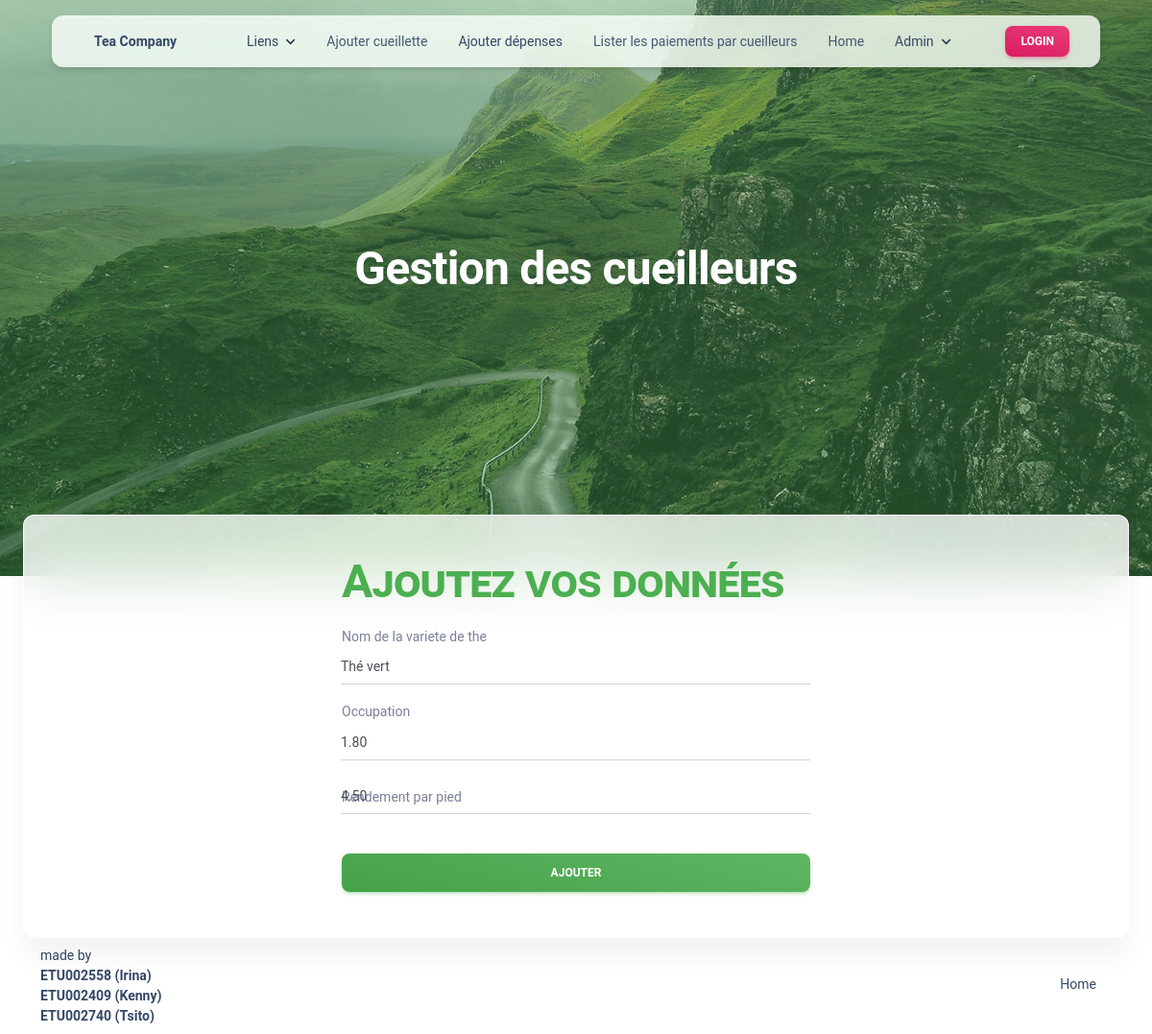
Page /pages/inserer-the.php?id=1 (signed in) on the earlier database version.
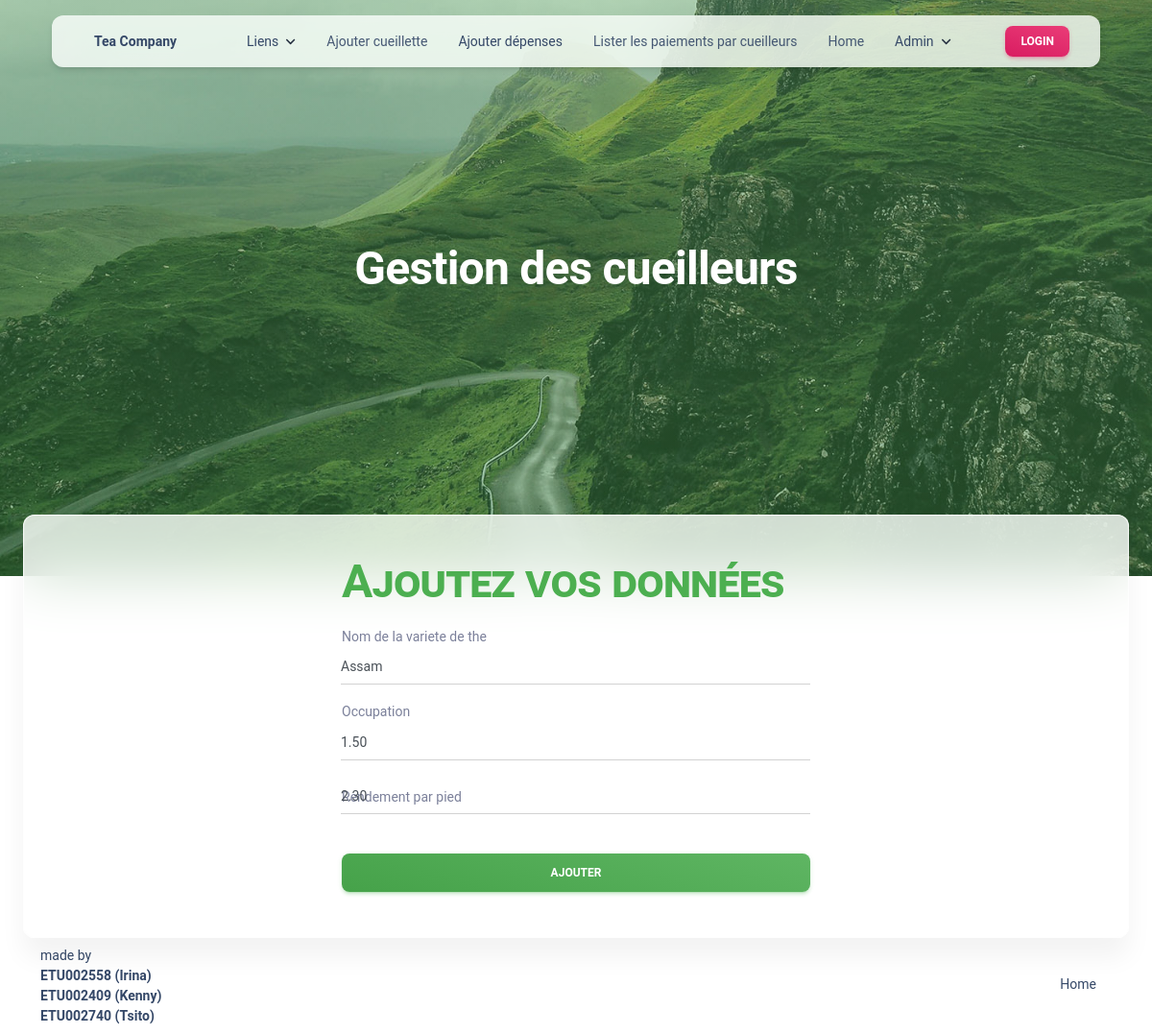
Same page on the later database version.
### tables this page shows
CREATE TABLE the_Varietes_de_the (
    id_variete INT AUTO_INCREMENT PRIMARY KEY,
    nom_variete VARCHAR(255) NOT NULL,
    occupation DECIMAL(10,2) NOT NULL,
    rendement_par_pied DECIMAL(10,2) NOT NULL,
    prix_vente DECIMAL(10,2) NOT NULL
);

### inc/fonction_base.php (called while the page is built, shortened)
<?php
 function select_all($table_name)
 {
     $pdo = connectbd();
     $result = array();
     try {
         $stmt = $pdo->prepare("SELECT * FROM $table_name");
         $stmt->execute();
         $result = $stmt->fetchAll(PDO::FETCH_ASSOC);
     } catch (PDOException $e) {
         echo $e->getMessage();
     } finally {
         $pdo = null;
     }
     return $result;
 }
 function select_by_first_Row($table_name, $value)
 {
     $pdo = connectbd();
     $result = array();
     try {
         $stmt_column = $pdo->prepare("SELECT COLUMN_NAME FROM INFORMATION_SCHEMA.COLUMNS WHERE TABLE_NAME = :table_name ORDER BY ORDINAL_POSITION LIMIT 1");
         $stmt_column->bindValue(':table_name', $table_name);
         $stmt_column->execute();
         $first_column_name = $stmt_column->fetchColumn();
         $stmt = $pdo->prepare("SELECT * FROM $table_name WHERE $first_column_name = :value");
         $stmt->bindValue(':value', $value);
         $stmt->execute();
         $result = $stmt->fetchAll(PDO::FETCH_ASSOC);
     } catch (PDOException $e) {
         echo $e->getMessage();
     } finally {
         $pdo = null;
     }
     return $result;
 }

### inc/fonction_traitement.php (called while the page is built, shortened)
<?php
include_once 'fonction_base.php';
function verify_admin($idUser){
    $users = select_all("the_Utilisateur");
    for($i = 0; $i < count($users);$i++){
        if ($users[$i]['id_utilisateur'] == $idUser) {
            if ($users[$i]['admin']) {
                return true;
            }
            else{
                return false;
            }
        }
    }
    return false;
}

### pages/inserer-the.php (the view, shortened to what this page needs)
<?php
include("../templates/head.php");
  include_once "../inc/fonction_base.php";
$d1 = "";
$d2 = "";
$d3 = "";
$id = 0;
if (isset($_GET['id'])) {
  $id = $_GET['id'];
  $data = select_by_first_Row("the_Varietes_de_the", $id)[0];
  $d1 = $data['nom_variete'];
  $d2 = $data['occupation'];
  $d3 = $data['rendement_par_pied'];
}
?>
<div class="container position-sticky z-index-sticky top-0">
  <div class="row">
    <div class="col-12">
      <?php
      include("../templates/navbar.php");
      ?>
      <header class="header-2">
        <div class="page-header min-vh-75 relative" style="background-image: url('../assets/img/bg3.jpg')">
          <span class="mask bg-gradient-success opacity-4"></span>
          <div class="container">
            <div class="row">
              <div class="col-xl-7 text-center mx-auto">
                <h1 class="text-white pt-3 mt-n5">Gestion des cueilleurs</h1>
              </div>
            </div>
          </div>
        </div>
      </header>
      <div class="row card card-body blur shadow-blur mx-3 mx-xl-4 mt-n6 d-flex align-items-center">
        <div class="col-6">
          <div class="card-body">
            <h1 class="text-success" style="font-variant:small-caps;">
              Ajoutez vos données
            </h1>
            <form role="form" class="text-start" action="<?php if ($id > 0)
              echo "update.php";
            else
              echo "traitement_the.php"; ?>" method=post>
                <div class="input-group input-group-static my-3">
                  <label>Nom de la variete de the</label>
                  <input type="text" name="nom_variete" class="form-control" value="<?php echo $d1;?>">
                </div>
                <div class="input-group input-group-static mb-3">
                  <label>Occupation</label>
                  <input type="number" name="occupation" class="form-control"  value="<?php echo $d2;?>">
                </div>
                <div class="input-group input-group-dynamic my-3">
                  <label class="form-label">Rendement par pied</label>
                  <input type="number" name="rendement_par_pied" class="form-control" value="<?php echo $d3;?>">
                </div>
                <div class="text-center">
                  <input type="submit" class="btn bg-gradient-success w-100 my-4 mb-2" value="Ajouter">
                </div>
              </form>
          </div>
        </div>
      </div>
      <?php
      include("../templates/footer-non-absolute.php");
      ?>
      <?php
      include("../templates/end.php");
      ?>

### templates/head.php (shortened to what this page needs)
<!DOCTYPE html>
<html lang="en" itemscope itemtype="http://schema.org/WebPage">
<head>
<link href="../assets/css/nucleo-icons.css" rel="stylesheet" />
<link href="../assets/css/nucleo-svg.css" rel="stylesheet" />
<link href="../assets/css/img-styles.css" rel="stylesheet" />
<link href="../assets/css/input-css.css" rel="stylesheet" />
<link href="../assets/css/card-styles.css" rel="stylesheet" />
<link href="../assets/css/text-styles.css" rel="stylesheet" />
<link id="pagestyle" href="../assets/css/material-kit.css?v=3.0.4" rel="stylesheet" />
</head>
<body class="min-vh-100">

### templates/navbar.php (shortened to what this page needs)
<?php
include_once("../inc/fonction_traitement.php");
?>
<nav
  class="navbar navbar-expand-xl  blur border-radius-xl top-0 z-index-fixed shadow position-absolute my-3 py-2 start-0 end-0 mx-4">
  <div class="container-fluid">
    <a class="navbar-brand font-weight-bolder ms-sm-3" rel="tooltip" data-placement="bottom" target="_blank">
      Tea Company
    </a>
    <div class="collapse navbar-collapse pt-3 pb-2 py-xl-0" id="navigation">
      <div class="collapse navbar-collapse w-100 pt-3 pb-2 py-xl-0" id="navigation">
        <ul class="navbar-nav navbar-nav-hover mx-auto">
          <li class="nav-item dropdown dropdown-hover mx-2">
            <a class="nav-link ps-2 d-flex cursor-pointer align-items-center" id="dropdownMenuPages"
              data-bs-toggle="dropdown" aria-expanded="false">
              Liens
              <img src="../assets/img/down-arrow-dark.svg" alt="down-arrow" class="arrow ms-auto ms-md-2">
            </a>
          </li>
          <li class="nav-item mx-2">
            <a href="ajout-cueillette.php"
              class="active nav-link ps-2 d-flex justify-content-between cursor-pointer align-items-center"
              role="button">
              Ajouter cueillette
            </a>
          </li>
          <li class="nav-item mx-2">
            <a href="ajouter-depense.php"
              class="nav-link ps-2 d-flex justify-content-between cursor-pointer align-items-center" role="button">
              Ajouter dépenses
            </a>
          </li>
          <li class="nav-item mx-2">
            <a href="liste-paiements.php"
              class="active nav-link ps-2 d-flex justify-content-between cursor-pointer align-items-center"
              role="button">
              Lister les paiements par cueilleurs
            </a>
          </li>
          <li class="nav-item mx-2">
            <a href="home.php"
              class="active nav-link ps-2 d-flex justify-content-between cursor-pointer align-items-center"
              role="button">
              Home
            </a>
          </li>
          <?php
          if (verify_admin($_SESSION['id'])) { ?>
            <li class="nav-item dropdown dropdown-hover mx-2">
              <a class="nav-link ps-2 d-flex cursor-pointer align-items-center" id="dropdownMenuPages"
                data-bs-toggle="dropdown" aria-expanded="false">
                Admin
                <img src="../assets/img/down-arrow-dark.svg" alt="down-arrow" class="arrow ms-auto ms-md-2">
              </a>
                <?php } ?>
          </li>
        </ul>
        <ul class="navbar-nav d-xl-block d-none">
          <li class="nav-item">
            <a href="sign-in.php" class="btn btn-sm  bg-gradient-primary  mb-0 me-1" role="button">Login</a>
          </li>
        </ul>
      </div>
    </div>
  </div>
</nav>
</div>
</div>
</div>

### templates/footer-non-absolute.php
<footer class="footer bottom-2 py-2 w-100">
      <div class="container">
        <div class="row align-items-center justify-content-lg-between">
          <div class="col-12 col-md-6 my-auto">
            <div class="copyright text-center text-sm text-dark text-lg-start">
                made  by <br>
                <b>ETU002558 (Irina) <br> ETU002409 (Kenny) <br> ETU002740 (Tsito)</b>
            </div>
          </div>
          <div class="col-12 col-md-6">
            <ul class="nav nav-footer justify-content-center justify-content-lg-end">
              <li class="nav-item">
                <a href="home.php" class="nav-link text-dark">Home</a>
              </li>
            </ul>
          </div>
        </div>
      </div>
</footer>

### templates/end.php (shortened to what this page needs)
</body>
</html>

Differences in the rows shown:
changed the_varietes_de_the: nom_variete "Thé vert" → "Assam"; occupation "1.80" → "1.50"; rendement_par_pied "4.50" → "2.30"
